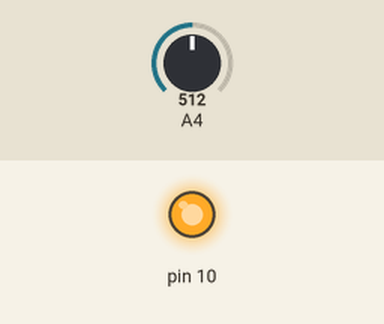
The sketch below on a simulated Arduino Uno, built with avr-gcc and run on an emulated ATmega328P. On the bench: output pins drawn as LEDs (lit = HIGH). The inputs (shaded band) are chosen by the test bench; at power-on: A4 = 512.

Above: at 0.1 s.
Timing chart, 0 to 1.6 s (numbered marks = the images above):
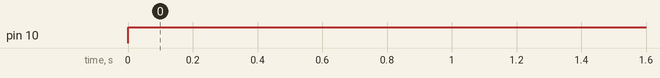

Measured:
- by itself, pin 10: LOW → HIGH at 0.00 s

The sketch:

motorDriver.ino
```cpp
#define MOTOR_FORWARD 0b00000010
#define MOTOR_BACKWARD 0b00000100
//#define BUTTON_FORWARD 0b00010000
//#define BUTTON_BACKWARD 0b00100000

void setup() {
  // put your setup code here, to run once:
  DDRB |= MOTOR_BACKWARD; //set bit 2 to output
  DDRB |= MOTOR_BACKWARD; //set bit 3 to output
  //PORTD &= -(BUTTON_FORWARD); //set bit 4 portd to input
  //PORTD &= -(BUTTON_BACKWARD); //set bit 4 portd to input

  Serial.begin(9600);
}

void loop() {
  // put your main code here, to run repeatedly:
  //unsigned char currentstate = 0;
  //unsigned char previousstate = 0;
  PORTB |= MOTOR_BACKWARD;
  PORTB |= MOTOR_BACKWARD;
  ADMUX |= B00000100;
  ADMUX |= B11000000;
  ADCSRA |= B11000000;
  //MyDelay(10000000);
  while(bit_is_set(ADCSRA, ADSC));
  int value = ADCL | (ADCH << 8);
}
/*void MyDelay(unsigned long mSecondsApx){
  volatile unsigned long i;
  unsigned long endTime = 1000*mSecondsApx;
  for(i=0;i<=endTime; i++);
}*/
```
